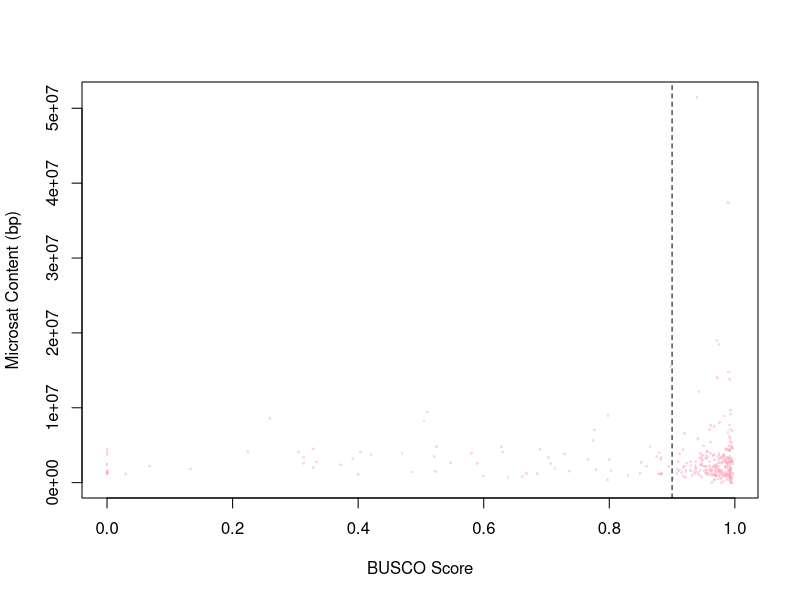

Write the R code that produced this figure.
#Plot for Microsat Content in bp in comparison to BUSCO score

#read in the BUSCO results
dat.busco <- read.csv("../../results/busco.results.csv", as.is = T)

#read in the micRocounter results
dat.msc.bp <- read.csv("../../results/micRocounter_results.csv", as.is = T)


#plot the total microsatellite content the BUSCO scores for
#only those genomes that are good quality
plot(x = dat.busco$score,
     y = dat.msc.bp$all,
     pch=16,
     cex=0.4,
     col=rgb(250, 159, 181, 100,
             maxColorValue = 255),
     xlab= "BUSCO Score",
     ylab= "Microsat Content (bp)")
abline(v=.9,col="black",lty=2)

#export image as pdf 6" x 4"


